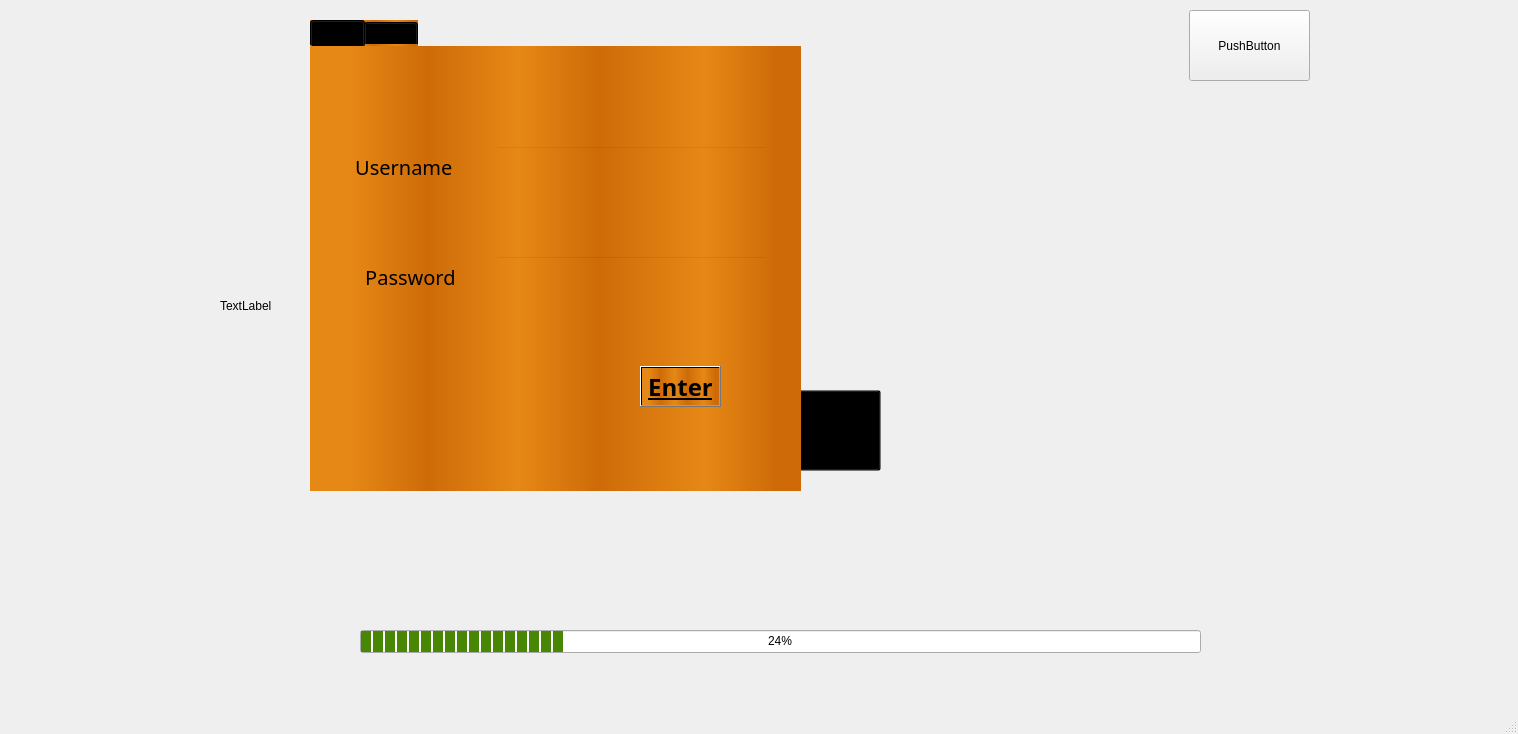
<?xml version="1.0" encoding="UTF-8"?>
<ui version="4.0">
 <class>MainWindow</class>
 <widget class="QMainWindow" name="MainWindow">
  <property name="geometry">
   <rect>
    <x>0</x>
    <y>0</y>
    <width>1518</width>
    <height>734</height>
   </rect>
  </property>
  <property name="windowTitle">
   <string>MainWindow</string>
  </property>
  <widget class="QWidget" name="centralwidget">
   <widget class="QTabWidget" name="login_sign_pages">
    <property name="geometry">
     <rect>
      <x>310</x>
      <y>20</y>
      <width>491</width>
      <height>471</height>
     </rect>
    </property>
    <property name="styleSheet">
     <string notr="true">background-color: qlineargradient(spread:repeat, x1:0, y1:0, x2:1, y2:0, stop:0.0817308 rgba(230, 136, 22, 255), stop:0.240385 rgba(206, 107, 8, 255), stop:0.423077 rgba(230, 136, 22, 255), stop:0.586538 rgba(206, 107, 8, 255), stop:0.802885 rgba(230, 136, 22, 255), stop:0.947115 rgba(206, 107, 8, 255));

border-color: rgb(194, 102, 36);</string>
    </property>
    <property name="currentIndex">
     <number>0</number>
    </property>
    <widget class="QWidget" name="login_page">
     <attribute name="title">
      <string>Tab 1</string>
     </attribute>
     <widget class="QLineEdit" name="lineEdit_l_user">
      <property name="geometry">
       <rect>
        <x>186</x>
        <y>100</y>
        <width>271</width>
        <height>41</height>
       </rect>
      </property>
      <property name="styleSheet">
       <string notr="true">background-color: transparent;
border-color: rgb(13, 13, 13);</string>
      </property>
     </widget>
     <widget class="QLabel" name="user_l_l">
      <property name="geometry">
       <rect>
        <x>40</x>
        <y>100</y>
        <width>141</width>
        <height>41</height>
       </rect>
      </property>
      <property name="font">
       <font>
        <family>Jokerman</family>
        <pointsize>15</pointsize>
        <weight>50</weight>
        <bold>false</bold>
       </font>
      </property>
      <property name="styleSheet">
       <string notr="true">background-color: transparent;</string>
      </property>
      <property name="text">
       <string> Username</string>
      </property>
     </widget>
     <widget class="QLabel" name="pass_l_l">
      <property name="geometry">
       <rect>
        <x>50</x>
        <y>210</y>
        <width>121</width>
        <height>41</height>
       </rect>
      </property>
      <property name="font">
       <font>
        <family>Jokerman</family>
        <pointsize>15</pointsize>
       </font>
      </property>
      <property name="styleSheet">
       <string notr="true">background-color: transparent;</string>
      </property>
      <property name="text">
       <string> Password</string>
      </property>
     </widget>
     <widget class="QLineEdit" name="lineEdit_l_pass">
      <property name="geometry">
       <rect>
        <x>186</x>
        <y>210</y>
        <width>271</width>
        <height>41</height>
       </rect>
      </property>
      <property name="styleSheet">
       <string notr="true">background-color: transparent;</string>
      </property>
     </widget>
     <widget class="QPushButton" name="enter_butt">
      <property name="geometry">
       <rect>
        <x>330</x>
        <y>320</y>
        <width>81</width>
        <height>41</height>
       </rect>
      </property>
      <property name="font">
       <font>
        <family>Jokerman</family>
        <pointsize>18</pointsize>
        <weight>75</weight>
        <italic>false</italic>
        <bold>true</bold>
        <underline>true</underline>
        <strikeout>false</strikeout>
        <kerning>true</kerning>
       </font>
      </property>
      <property name="cursor">
       <cursorShape>PointingHandCursor</cursorShape>
      </property>
      <property name="focusPolicy">
       <enum>Qt::ClickFocus</enum>
      </property>
      <property name="styleSheet">
       <string notr="true"/>
      </property>
      <property name="text">
       <string>Enter</string>
      </property>
     </widget>
    </widget>
    <widget class="QWidget" name="sign_page">
     <attribute name="title">
      <string>Tab 2</string>
     </attribute>
     <widget class="QLabel" name="boss_l">
      <property name="geometry">
       <rect>
        <x>40</x>
        <y>50</y>
        <width>101</width>
        <height>31</height>
       </rect>
      </property>
      <property name="font">
       <font>
        <family>Jokerman</family>
        <pointsize>12</pointsize>
       </font>
      </property>
      <property name="styleSheet">
       <string notr="true">background-color: transparent;</string>
      </property>
      <property name="text">
       <string> boss name</string>
      </property>
     </widget>
     <widget class="QLineEdit" name="lineEdit_boss">
      <property name="geometry">
       <rect>
        <x>150</x>
        <y>50</y>
        <width>301</width>
        <height>31</height>
       </rect>
      </property>
     </widget>
     <widget class="QLabel" name="username_l">
      <property name="geometry">
       <rect>
        <x>40</x>
        <y>110</y>
        <width>101</width>
        <height>31</height>
       </rect>
      </property>
      <property name="font">
       <font>
        <family>Jokerman</family>
        <pointsize>12</pointsize>
       </font>
      </property>
      <property name="styleSheet">
       <string notr="true">background-color: transparent;</string>
      </property>
      <property name="text">
       <string> username</string>
      </property>
     </widget>
     <widget class="QLabel" name="pass_l">
      <property name="geometry">
       <rect>
        <x>40</x>
        <y>170</y>
        <width>101</width>
        <height>31</height>
       </rect>
      </property>
      <property name="font">
       <font>
        <family>Jokerman</family>
        <pointsize>12</pointsize>
       </font>
      </property>
      <property name="styleSheet">
       <string notr="true">background-color: transparent;</string>
      </property>
      <property name="text">
       <string> password</string>
      </property>
     </widget>
     <widget class="QLabel" name="confirm_l">
      <property name="geometry">
       <rect>
        <x>40</x>
        <y>230</y>
        <width>101</width>
        <height>31</height>
       </rect>
      </property>
      <property name="font">
       <font>
        <family>Jokerman</family>
        <pointsize>10</pointsize>
       </font>
      </property>
      <property name="styleSheet">
       <string notr="true">background-color: transparent;</string>
      </property>
      <property name="text">
       <string> confirm pass</string>
      </property>
     </widget>
     <widget class="QLabel" name="email_l">
      <property name="geometry">
       <rect>
        <x>40</x>
        <y>290</y>
        <width>101</width>
        <height>31</height>
       </rect>
      </property>
      <property name="font">
       <font>
        <family>Jokerman</family>
        <pointsize>12</pointsize>
       </font>
      </property>
      <property name="styleSheet">
       <string notr="true">background-color: transparent;</string>
      </property>
      <property name="text">
       <string>   E_Mail</string>
      </property>
     </widget>
     <widget class="QLineEdit" name="lineEdit_user">
      <property name="geometry">
       <rect>
        <x>150</x>
        <y>110</y>
        <width>301</width>
        <height>31</height>
       </rect>
      </property>
     </widget>
     <widget class="QLineEdit" name="lineEdit_pass">
      <property name="geometry">
       <rect>
        <x>150</x>
        <y>170</y>
        <width>301</width>
        <height>31</height>
       </rect>
      </property>
     </widget>
     <widget class="QLineEdit" name="lineEdit_confirm">
      <property name="geometry">
       <rect>
        <x>150</x>
        <y>230</y>
        <width>301</width>
        <height>31</height>
       </rect>
      </property>
     </widget>
     <widget class="QLineEdit" name="lineEdit_email">
      <property name="geometry">
       <rect>
        <x>150</x>
        <y>290</y>
        <width>301</width>
        <height>31</height>
       </rect>
      </property>
     </widget>
     <widget class="QPushButton" name="create_butt">
      <property name="geometry">
       <rect>
        <x>340</x>
        <y>350</y>
        <width>111</width>
        <height>51</height>
       </rect>
      </property>
      <property name="font">
       <font>
        <family>Jokerman</family>
        <pointsize>18</pointsize>
        <weight>75</weight>
        <italic>false</italic>
        <bold>true</bold>
        <underline>true</underline>
        <strikeout>false</strikeout>
        <kerning>true</kerning>
       </font>
      </property>
      <property name="cursor">
       <cursorShape>PointingHandCursor</cursorShape>
      </property>
      <property name="focusPolicy">
       <enum>Qt::ClickFocus</enum>
      </property>
      <property name="styleSheet">
       <string notr="true"/>
      </property>
      <property name="text">
       <string>Create</string>
      </property>
     </widget>
    </widget>
   </widget>
   <widget class="QProgressBar" name="progressBar">
    <property name="geometry">
     <rect>
      <x>360</x>
      <y>630</y>
      <width>841</width>
      <height>23</height>
     </rect>
    </property>
    <property name="styleSheet">
     <string notr="true">QProgressBar::chunk {background-color: #488704;
 width: 10px;
 margin: 0.5px;
}
 QProgressBar{text-align: center;}

</string>
    </property>
    <property name="value">
     <number>24</number>
    </property>
   </widget>
   <widget class="QLabel" name="label_3">
    <property name="geometry">
     <rect>
      <x>220</x>
      <y>10</y>
      <width>1031</width>
      <height>591</height>
     </rect>
    </property>
    <property name="text">
     <string>TextLabel</string>
    </property>
   </widget>
   <widget class="QPushButton" name="play_butt">
    <property name="geometry">
     <rect>
      <x>570</x>
      <y>390</y>
      <width>311</width>
      <height>81</height>
     </rect>
    </property>
    <property name="cursor">
     <cursorShape>PointingHandCursor</cursorShape>
    </property>
    <property name="styleSheet">
     <string notr="true">background-color: transparent;</string>
    </property>
    <property name="text">
     <string/>
    </property>
   </widget>
   <widget class="QPushButton" name="pushButton">
    <property name="geometry">
     <rect>
      <x>1189</x>
      <y>10</y>
      <width>121</width>
      <height>71</height>
     </rect>
    </property>
    <property name="text">
     <string>PushButton</string>
    </property>
   </widget>
   <zorder>label_3</zorder>
   <zorder>progressBar</zorder>
   <zorder>play_butt</zorder>
   <zorder>login_sign_pages</zorder>
   <zorder>pushButton</zorder>
  </widget>
  <widget class="QMenuBar" name="menubar">
   <property name="geometry">
    <rect>
     <x>0</x>
     <y>0</y>
     <width>1518</width>
     <height>25</height>
    </rect>
   </property>
  </widget>
  <widget class="QStatusBar" name="statusbar"/>
 </widget>
 <resources/>
 <connections/>
</ui>
